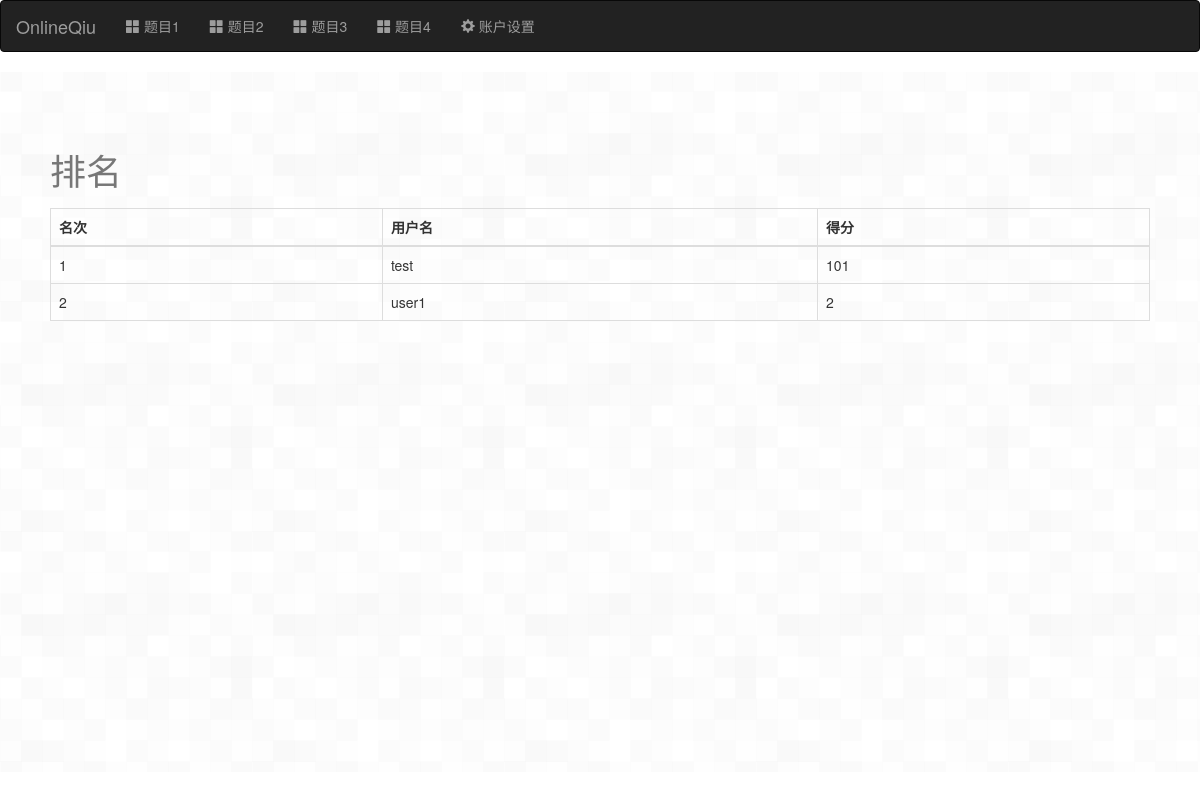
/user_dash, run on an earlier commit of the app's database.
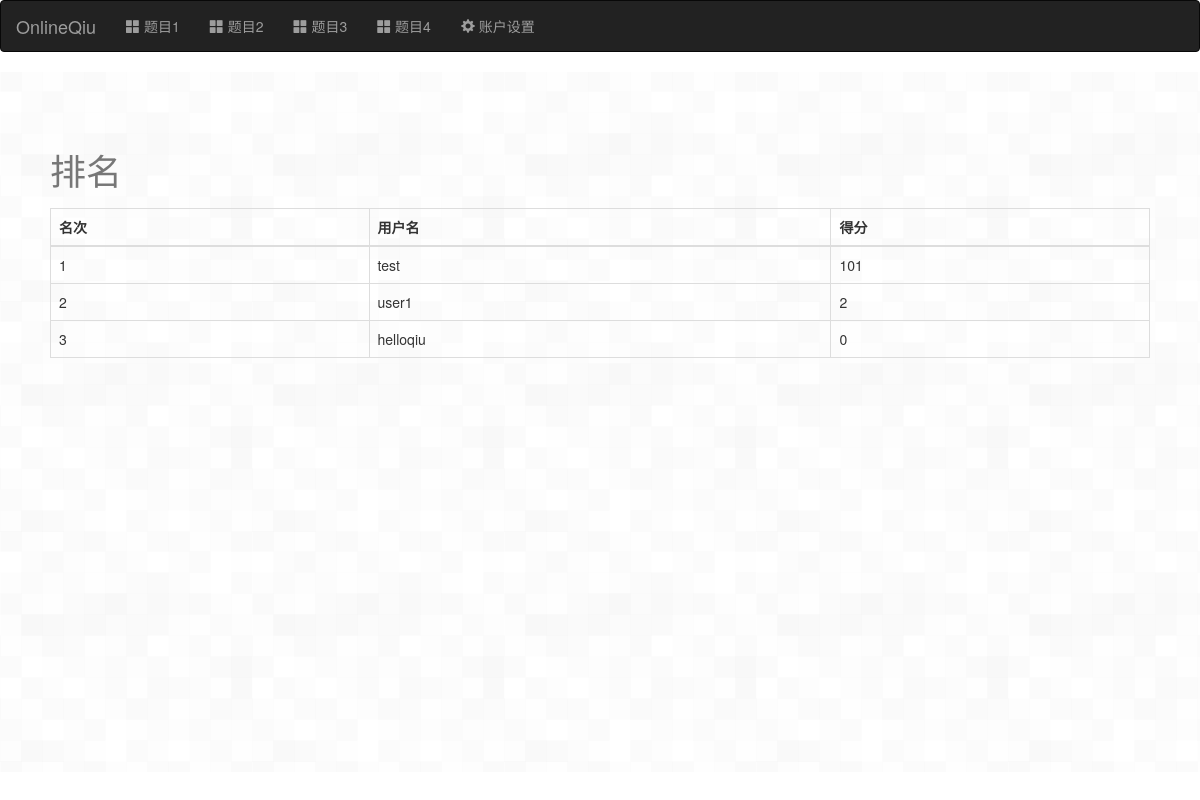
And on a later commit of the database.
### tables this page shows
CREATE TABLE user(username , password, 'score', group_id);

### app/views.py (the view)
@app.route('/user_dash', methods=['GET' , 'POST'])
def user_dash_view():
	data=user.rank()
	if request.method == 'GET':
		return render_template('user_dashboard.html' , users=data )
	if request.method == 'POST':
		return render_template('user_dashboard.html' , users=data )

### app/sqlite3_db.py (called while the page is built)
def connect_db():
    return sqlite3.connect(DATABASE)

@app.before_request
def before_request():
    g.db = connect_db()

@app.teardown_request
def teardown_request(exception):
    if hasattr(g, 'db'):
        g.db.close()

### app/user.py (called while the page is built)
def rank():
	query='select username,score from user order by score desc'
	cur = sqlite3_db.connect_db().execute(query)
	rv = cur.fetchall()
	cur.close()
	return rv

### app/templates/user_dashboard.html (shortened to what this page needs)
{% extends "user_base.html" %}
{% block content %}
	<main role="main">
		<div class="custom-container">
			<div style="min-height:50px;" class="hidden-xs"></div>
			<div style="padding:0 50px 0;">
				<table class="table tabel-striped table-bordered">
					<caption><h1>排名</h1></caption>
					<thead>
						<tr>
							<th>名次</th>
							<th>用户名</th>
							<th>得分</th>
						</tr>
					</thead>
					<tbody>
						{%for user in users%}
							<tr>
								<td>{{loop.index}}</td>
								<td>{{user[0]}}</td>
								<td>{{user[1]}}</td>
							</tr>
						{%endfor%}
					</tbody>
				</table>
			</div>
		</div>
	</main>
{% endblock %}

### app/templates/user_base.html (shortened to what this page needs)
{% extends "bootstrap/base.html" %}
{% block html_attribs %} lang="zh-CN"{% endblock %}
{% block styles %}
{{super()}}
<link rel="stylesheet"
      href="{{url_for('.static', filename='custom.css')}}">
{% endblock %}
{% block navbar %}
	<nav role="navigation" class="navbar navbar-inverse">
		<div class="navbar-header">
			<a href="user_dash" class="navbar-brand">OnlineQiu</a>
		</div>
		<div class="navbar-collapse collapse">
			<ul class="nav navbar-nav">
				{%if kind == 1%}
				<li class='active'>
				{%else%}
				<li>
				{%endif%}
					<a href="question/1">
						<span class="glyphicon glyphicon-th-large"></span>
						题目1
					</a>
				</li>
				{%if kind == 2%}
				<li class='active'>
				{%else%}
				<li>
				{%endif%}
					<a href="question/2">
						<span class="glyphicon glyphicon-th-large"></span>
						题目2
					</a>
				</li>
				{%if kind == 3%}
				<li class='active'>
				{%else%}
				<li>
				{%endif%}
					<a href="question/3">
						<span class="glyphicon glyphicon-th-large"></span>
						题目3
					</a>
				</li>
				{%if kind == 4%}
				<li class='active'>
				{%else%}
				<li>
				{%endif%}
					<a href="question/4">
						<span class="glyphicon glyphicon-th-large"></span>
						题目4
					</a>
				</li>
				<li style="text-align:right">
					<a href="#">
						<span class="glyphicon glyphicon-cog"></span>
						账户设置
					</a>
				</li>
			</ul>
		</div>
	</nav>
{% endblock %}

### app/static/custom.css (style rules this page uses)
.custom-container { background-image: url(./loginBackground.png); display: block; background-position: initial initial; background-repeat: initial initial; min-height: 700px; }

What changed in the data, as far as the page shows it:
added user: username "helloqiu", score "0"
